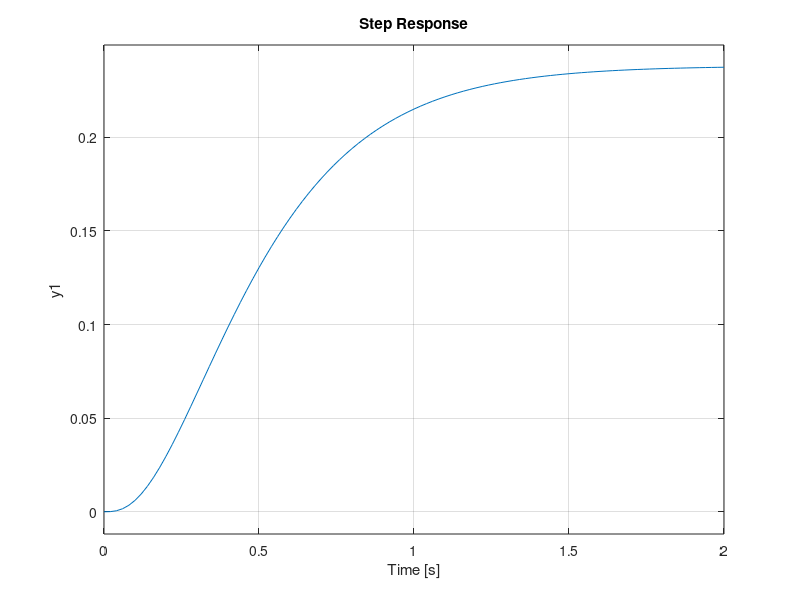

This figure's MATLAB source:
% First-order low-pass for tremor suppression
dt = 0.005; tau = 0.08;
alpha = dt/(tau+dt);

x_m = [0 0.1 0.3 0.2 0.5 0.4];
y = zeros(size(x_m));
for k = 2:length(x_m)
    y(k) = alpha*x_m(k) + (1-alpha)*y(k-1);
end
disp(y);

% Continuous-time view
s = tf('s');
H = 1/(1 + s*tau);
G = 5/((s+2)*(s+8));  % example slave model
CL = feedback(H*G, 1); % filtered tracking
step(CL);
      
